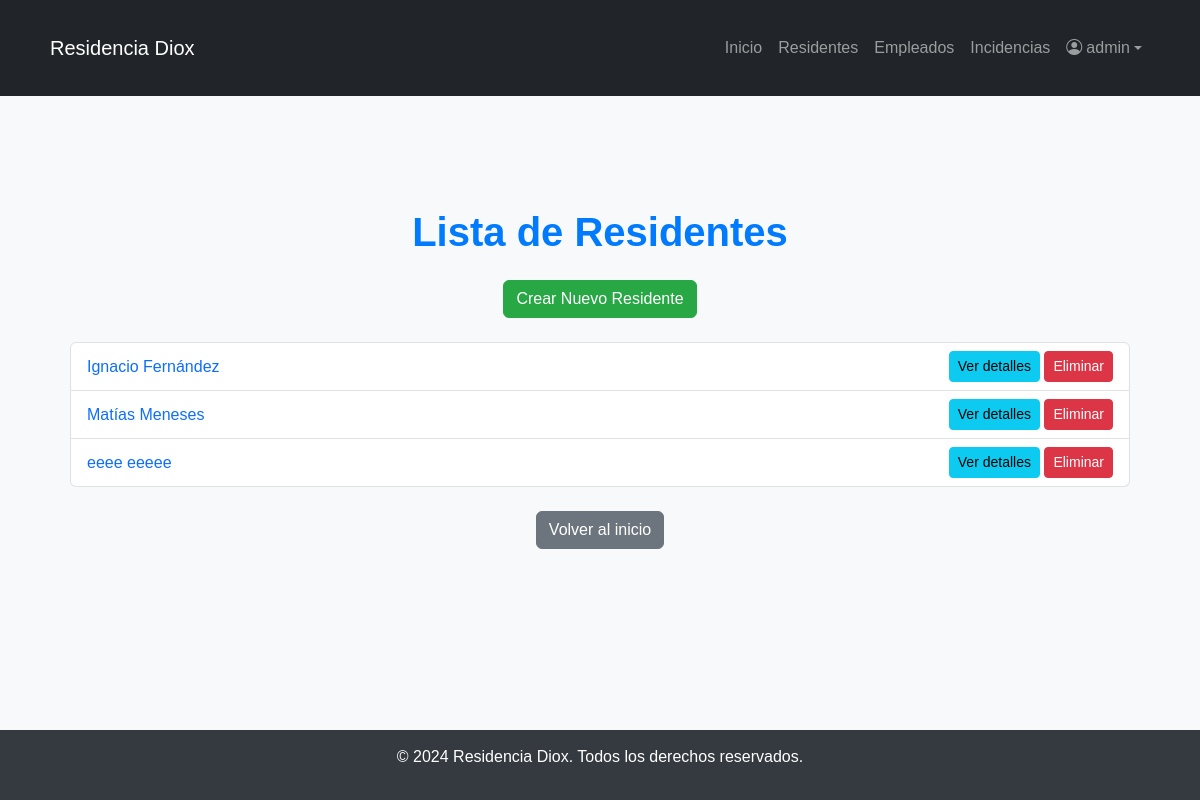
Page /DioxWeb/residentes/ (signed in) on the earlier database version.
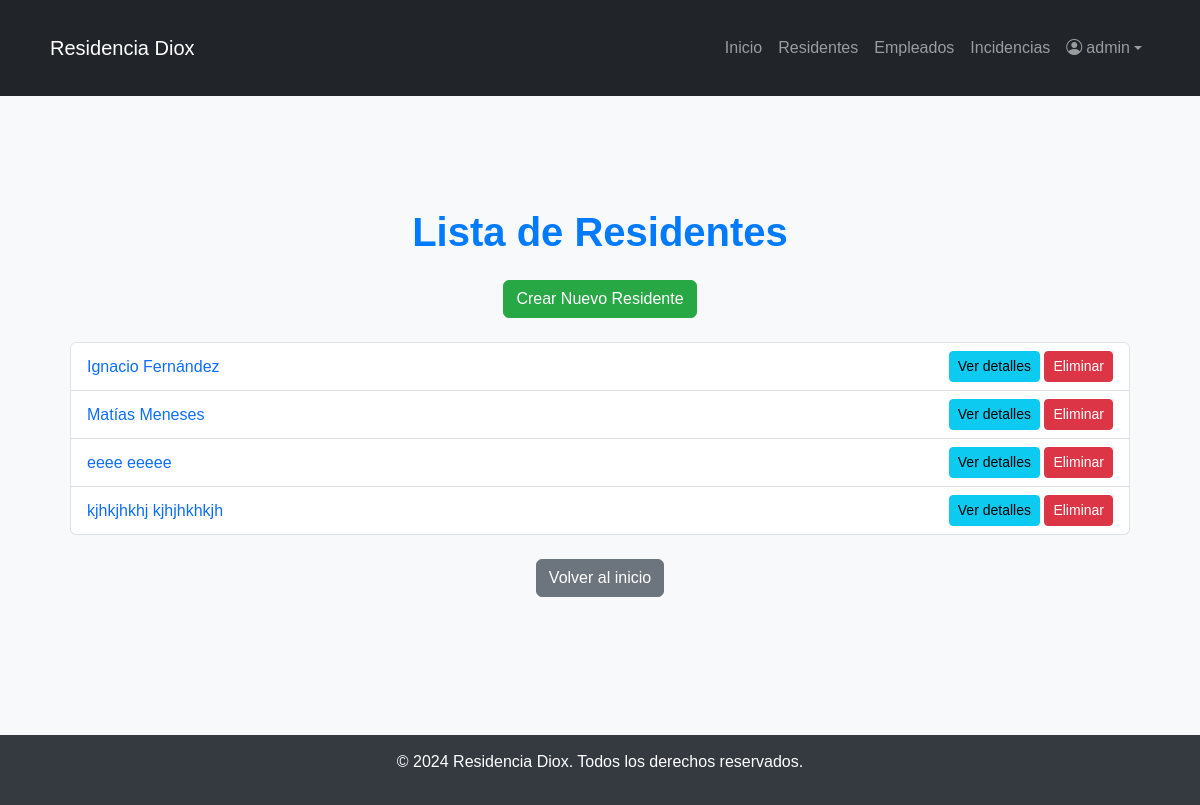
Same page on the later database version.
### DioxWeb/models.py (models this page shows, shortened)
class Residente(models.Model):
    rut = models.CharField(max_length=12, unique=True, validators=[validar_rut])  # RUT con validación
    nombre = models.CharField(max_length=100)
    ap_paterno = models.CharField(max_length=100)
    ap_materno = models.CharField(max_length=100)
    fecha_nacimiento = models.DateField()
    genero = models.CharField(max_length=10, choices=GeneroChoices.choices)
    contacto_emergencia = models.CharField(max_length=100)
    telefono_emergencia = models.CharField(max_length=15)
    habitacion = models.CharField(max_length=10)
    observaciones = models.TextField(blank=True, null=True)
    imagen = models.ImageField(upload_to='residentes/', blank=True, null=True)

### DioxWeb/decorators.py (the view, shortened to what this page needs)
        def _wrapped_view(request, *args, **kwargs):
            if not request.user.is_authenticated:
                return HttpResponseForbidden("Acceso denegado: Inicie sesión.")
            if request.user.is_superuser:
                return view_func(request, *args, **kwargs)

### DioxWeb/views.py (called while the page is built)
@role_required(roles=["Cuidador", "Medico", "Enfermero", "Administrador"])
@login_required
def lista_residentes(request):
    residentes = Residente.objects.all()
    return render(request, 'pages/lista_residentes.html', {'residentes': residentes})

### DioxWeb/templates/pages/lista_residentes.html (shortened to what this page needs)
{% extends 'pages/base.html' %}
{% block content %}
<div class="container mt-4">
    <h1 class="text-center mb-4">Lista de Residentes</h1>
    <div class="text-center mb-4">
        <a href="{% url 'crear_residente' %}" class="btn btn-success">Crear Nuevo Residente</a>
    </div>
    <ul class="list-group">
        {% for residente in residentes %}
            <li class="list-group-item d-flex justify-content-between align-items-center">
                <div>
                    <a href="{% url 'detalle_residente' residente.id %}" class="text-decoration-none">
                        {{ residente.nombre }} {{ residente.ap_paterno }}
                    </a>
                </div>
                <div>
                    <a href="{% url 'detalle_residente' residente.id %}" class="btn btn-info btn-sm">Ver detalles</a>
                    <form method="POST" action="{% url 'eliminar_residente' residente.id %}" class="d-inline">
                        <button type="submit" class="btn btn-danger btn-sm">Eliminar</button>
                    </form>
                </div>
            </li>
        {% endfor %}
    </ul>
    <div class="mt-4 text-center">
        <a href="{% url 'index' %}" class="btn btn-secondary">Volver al inicio</a>
    </div>
</div>
{% endblock %}

Differences in the rows shown:
added Residente: nombre "kjhkjhkhj", ap_paterno "kjhjhkhkjh"
